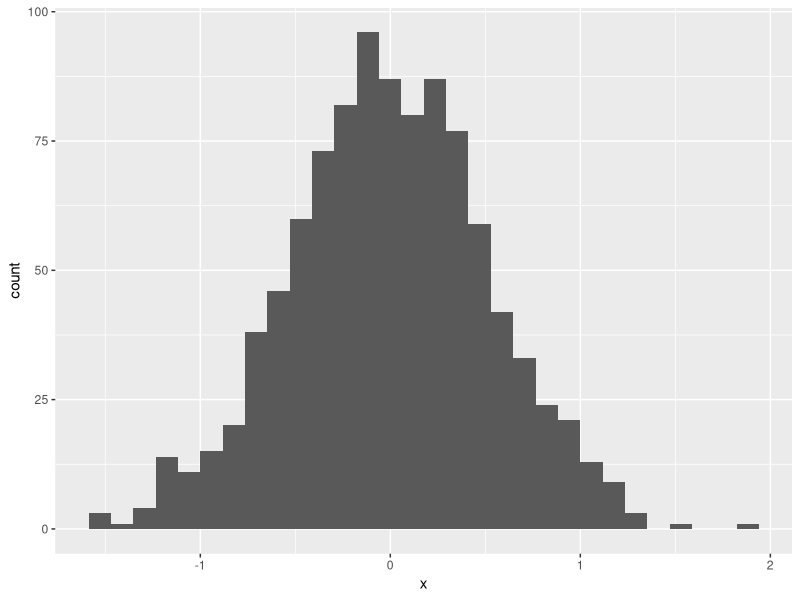
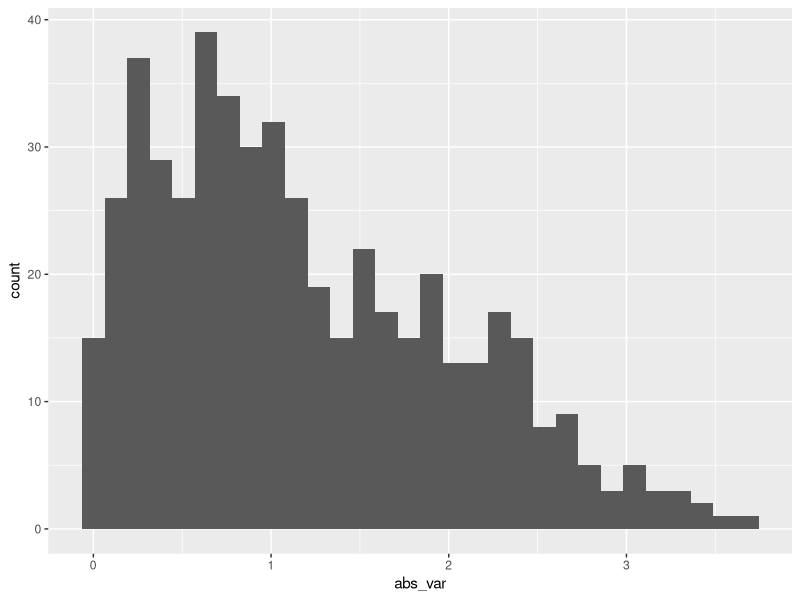

These figures' R source, in order:
## ---- chunk 1
library(tidyverse)
## ---- chunk 2
samp = rnorm(100) # this samples from a normal distribution
length(samp)
## ---- chunk 3
set.seed(1)

plot_df = tibble(
  x = rnorm(1000, sd = .5),
  y = 1 + 2 * x + rnorm(1000)
)

ggplot(plot_df, aes(x = x)) + geom_histogram()

head(plot_df)
## ---- chunk 4
la_df = tibble(
  num_var = rnorm(n = 500, mean = 1),
  log_var = num_var > 0,
  abs_var = abs(num_var))

ggplot(la_df, aes(x = abs_var)) + geom_histogram()
